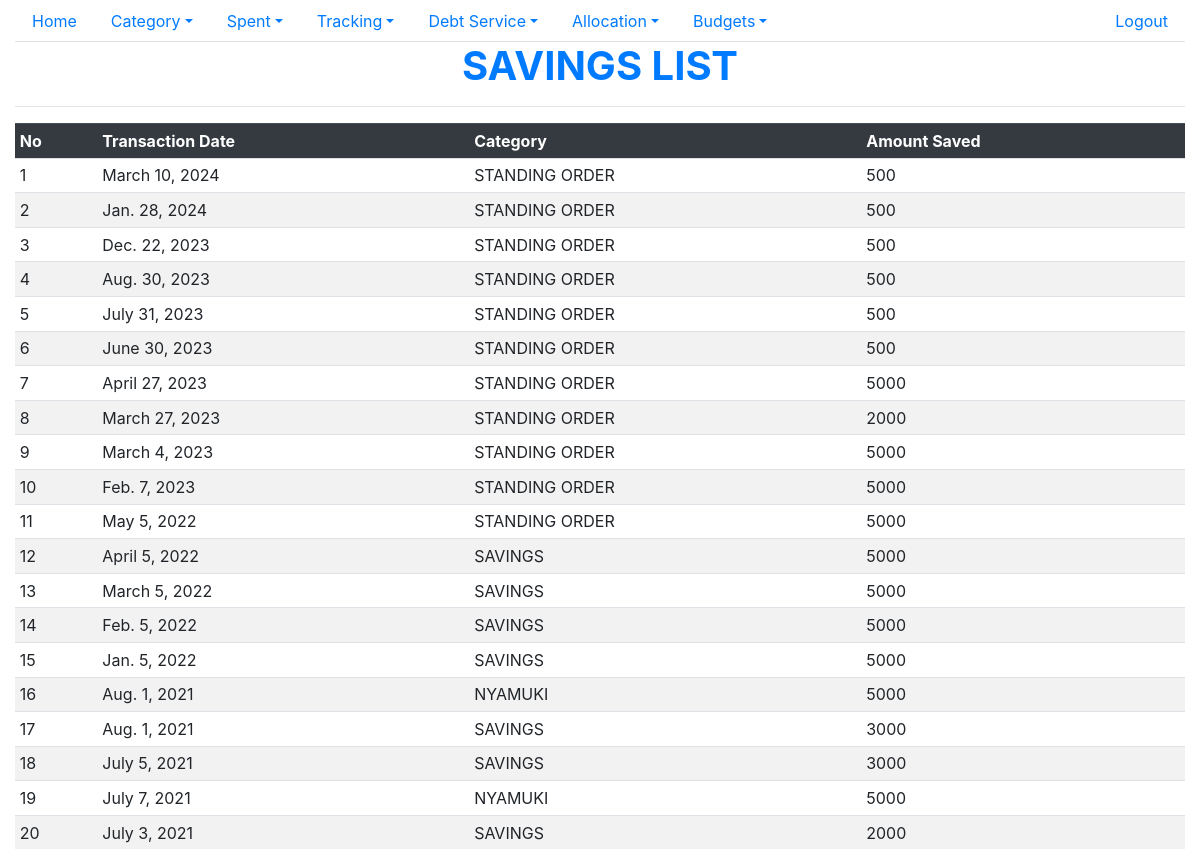
Screenshot of /savingslist/ (signed in) with the database file from the repository.
### spent/models.py (models this page shows, shortened)
class SavingsTracker(models.Model):
    spent_id = models.ForeignKey(Spent,on_delete=models.CASCADE)
    voided = models.IntegerField(default=0)
    user_id = models.ForeignKey(settings.AUTH_USER_MODEL, on_delete=models.CASCADE)
    date_created = models.DateTimeField(auto_now_add=True)
    date_updated = models.DateTimeField(auto_now=True)
    class Meta:
        ordering =["-date_created"]

class Spent(models.Model):
    date = models.DateField()
    category_id = models.ForeignKey(Category,on_delete=models.CASCADE)
    amount = models.IntegerField()
    comment = models.CharField(max_length=256,null=True,blank=True)
    user_id = models.ForeignKey(settings.AUTH_USER_MODEL,on_delete=models.CASCADE)
    voided = models.IntegerField(default=0)
    date_created = models.DateTimeField(auto_now_add=True)
    date_updated = models.DateTimeField(auto_now=True)
    class Meta:
        ordering =["-date"]

class Category(models.Model):
    date = models.DateField()
    category = models.CharField(max_length=32)
    as_savings=models.BooleanField(default=False)
    budget_category = models.ForeignKey(BudgetClassItem,on_delete=models.CASCADE,blank=True,null=True)
    inactive = models.BooleanField(default=False)
    voided = models.IntegerField(default=0)
    user_id = models.ForeignKey(settings.AUTH_USER_MODEL, on_delete=models.CASCADE)
    date_created = models.DateTimeField(auto_now_add=True)
    date_updated = models.DateTimeField(auto_now=True)
    def __str__(self):
        return self.category
    class Meta:
        ordering =["category"]

### spent/views.py (the view)
# urls.py: path('savingslist/',views.SavingsList.as_view(),name="savings_list"),
class SavingsList(LoginRequiredMixin,ListView):
    template_name = "spent/savings_list.html"
    model = SavingsTracker
    login_url = settings.LOGIN_URL
    def get_queryset(self):
        query_set = super().get_queryset()# get the list
        user = User.objects.get(username=self.request.user) #filter for the current logged in user
        query_set = query_set.filter(user_id=user,voided=0)
        return query_set

### spent/templates/spent/savings_list.html (shortened to what this page needs)
{% extends "base.html" %}
{% block content %}
<h1 class="text-center text-primary font-weight-bold">SAVINGS LIST</h1>
<hr/>
<table class="table table-striped table-sm">
  <tr class="thead-dark">
    <th>No</th><th>Transaction Date</th><th>Category</th><th>Amount Saved</th>
  </tr>
  {% for data in object_list%}
  <tr>
    <td>{{forloop.counter}}</td>
    <td>{{data.spent_id.date}}</td>
    <td>{{data.spent_id.category_id}}</td>
    <td>{{data.spent_id.amount}}</td>
  </tr>
  {%endfor%}
</table>
{% endblock content %}

### templates/base.html (shortened to what this page needs)
{% load static %}
<!DOCTYPE html>
  {% load crispy_forms_tags %}
<html lang="en">
<head>
    <link rel="stylesheet" href="https://maxcdn.bootstrapcdn.com/bootstrap/4.5.2/css/bootstrap.min.css">
    <link rel="stylesheet" href="{% static 'spent/main.css' %}"/>
</head>
<header>
    <nav class="nav nav-tabs">
    <a class=" nav-item nav-link" href="/">Home</a>
    <div class ="dropdown">
        <a class="nav-item nav-link dropdown-toggle" id="categoryDropDown"
                    data-toggle="dropdown"            aria-haspopup="true" aria-expanded="false"
                                href="#">Category</a>
    </div>
    <div class="dropdown">
         <a class="nav-item nav-link dropdown-toggle" data-toggle="dropdown"
          id="spentDropDown" aria-haspopup="true" aria-expanded="false"   href="#">Spent</a>
    </div>
    <div class="dropdown">
         <a class="nav-item nav-link dropdown-toggle"
            data-toggle="dropdown"
          id="reportsDropDown" aria-haspopup="true" aria-expanded="false"        href="#Trackings">Tracking</a>
    </div>
    <div class="dropdown">
         <a class="nav-item nav-link dropdown-toggle"
            data-toggle="dropdown"
          id="reportsDropDown" aria-haspopup="true" aria-expanded="false"        href="#Trackings">Debt Service</a>
    </div>
        <div class="dropdown">
             <a class="nav-item nav-link dropdown-toggle"
                data-toggle="dropdown"
              id="allocate" aria-haspopup="true" aria-expanded="false"        href="#Trackings">Allocation</a>
        </div>
        <div class="dropdown">
         <a class="nav-item nav-link dropdown-toggle"
            data-toggle="dropdown"
          id="budget" aria-haspopup="true" aria-expanded="false"        href="#Trackings">Budgets</a>
    </div>
        <a class="nav-item nav-link ml-auto" href="{% url 'logout'%}">Logout</a>
</nav>
</header>
<body class="container-fluid">
{%block content %}
{%endblock content %}
</body>
</html>

### static/spent/main.css (style rules this page uses)
body { color: #000; overflow-x: hidden; height: 100%; background-repeat: no-repeat; background-size: 100% 100% }

### rows the page displays
SavingsTracker: spent_id "March 10, 2024", spent_id.category_id "STANDING ORDER", spent_id.amount "500"
SavingsTracker: spent_id "Jan. 28, 2024", spent_id.category_id "STANDING ORDER", spent_id.amount "500"
SavingsTracker: spent_id "Dec. 22, 2023", spent_id.category_id "STANDING ORDER", spent_id.amount "500"
SavingsTracker: spent_id "Aug. 30, 2023", spent_id.category_id "STANDING ORDER", spent_id.amount "500"
SavingsTracker: spent_id "July 31, 2023", spent_id.category_id "STANDING ORDER", spent_id.amount "500"
SavingsTracker: spent_id "June 30, 2023", spent_id.category_id "STANDING ORDER", spent_id.amount "500"
SavingsTracker: spent_id "April 27, 2023", spent_id.category_id "STANDING ORDER", spent_id.amount "5000"
SavingsTracker: spent_id "March 27, 2023", spent_id.category_id "STANDING ORDER", spent_id.amount "2000"
SavingsTracker: spent_id "March 4, 2023", spent_id.category_id "STANDING ORDER", spent_id.amount "5000"
SavingsTracker: spent_id "Feb. 7, 2023", spent_id.category_id "STANDING ORDER", spent_id.amount "5000"
SavingsTracker: spent_id "May 5, 2022", spent_id.category_id "STANDING ORDER", spent_id.amount "5000"
SavingsTracker: spent_id "April 5, 2022", spent_id.category_id "SAVINGS", spent_id.amount "5000"
SavingsTracker: spent_id "March 5, 2022", spent_id.category_id "SAVINGS", spent_id.amount "5000"
SavingsTracker: spent_id "Feb. 5, 2022", spent_id.category_id "SAVINGS", spent_id.amount "5000"
SavingsTracker: spent_id "Jan. 5, 2022", spent_id.category_id "SAVINGS", spent_id.amount "5000"
SavingsTracker: spent_id "Aug. 1, 2021", spent_id.category_id "NYAMUKI", spent_id.amount "5000"
SavingsTracker: spent_id "Aug. 1, 2021", spent_id.category_id "SAVINGS", spent_id.amount "3000"
SavingsTracker: spent_id "July 5, 2021", spent_id.category_id "SAVINGS", spent_id.amount "3000"
SavingsTracker: spent_id "July 7, 2021", spent_id.category_id "NYAMUKI", spent_id.amount "5000"
SavingsTracker: spent_id "July 3, 2021", spent_id.category_id "SAVINGS", spent_id.amount "2000"
